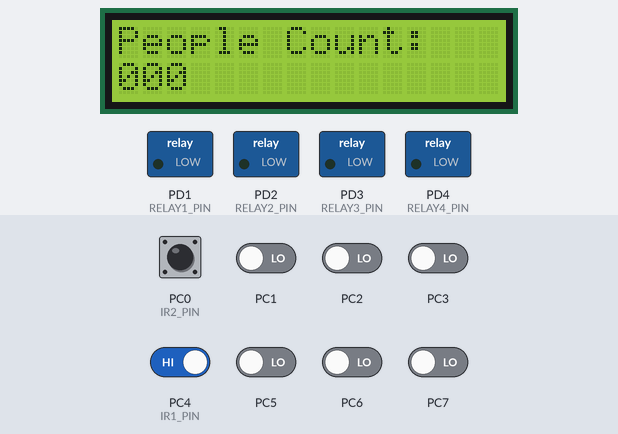
The program below on a simulated ATmega328P, built with avr-gcc and emulated at 16 MHz. Parts: 16×2 character LCD, switched loads named in the program (green lamp = pin HIGH). Wiring (inferred from the names in the program): character LCD (HD44780): RS PB5; E PB4; data PB0, PB1, PB2, PB3. The test bench sets the inputs (shaded band); at power-on: PC0 (IR2_PIN), PC4 (IR1_PIN) HIGH, PC1–3, PC5–7 LOW. Pins used as bus, display or sensor lines are not drawn.

Above: at 1.2 s.
1.3 s: PC4 (IR1_PIN) driven LOW
At 2.1 s:
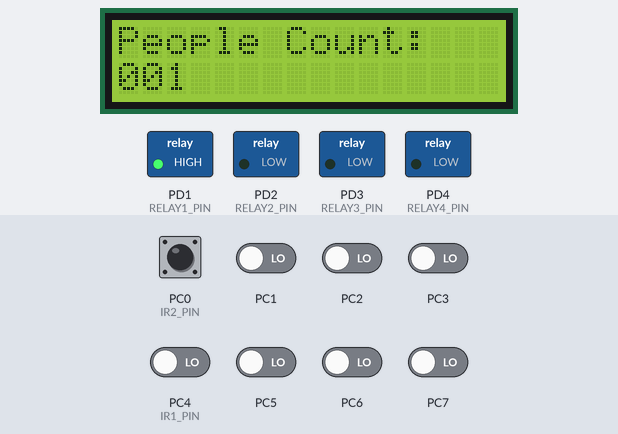
Timing chart, 0 to 4.3 s (numbered marks = the images above; inputs shaded):
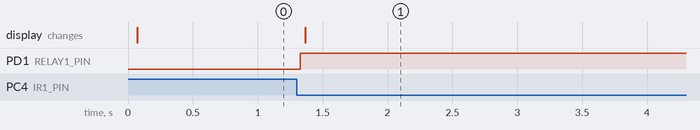

The program:

main.c
```c
#define F_CPU 16000000UL  // T?n s? CPU
#include <avr/io.h>
#include <util/delay.h>
#include <avr/interrupt.h>  // Th? vi?n ng?t

// ??nh ngh?a các chân
#define IR1_PIN PC4
#define IR2_PIN PC0
#define RELAY1_PIN PD1
#define RELAY2_PIN PD2
#define RELAY3_PIN PD3
#define RELAY4_PIN PD4

#define LCD_RS PB5
#define LCD_EN PB4
#define LCD_D4 PB0
#define LCD_D5 PB1
#define LCD_D6 PB2
#define LCD_D7 PB3

volatile unsigned long millis_count = 0;  // Bi?n ??m mili giây
volatile int people_count = 0;            // Bi?n ??m s? ng??i

// **Hàm millis() thay th?**
unsigned long millis() {
	unsigned long ms;
	cli();  // T?m d?ng ng?t ?? tránh l?i khi ??c millis_count
	ms = millis_count;
	sei();  // B?t l?i ng?t
	return ms;
}

// **Hàm ?i?u khi?n LCD**
void lcd_command(uint8_t cmd) {
	PORTB = (PORTB & 0xF0) | (cmd >> 4);  // G?i 4 bit cao
	PORTB &= ~(1 << LCD_RS);              // Ch?n ch? ?? command
	PORTB |= (1 << LCD_EN);               // Kích ho?t EN
	_delay_us(1);
	PORTB &= ~(1 << LCD_EN);

	PORTB = (PORTB & 0xF0) | (cmd & 0x0F);  // G?i 4 bit th?p
	PORTB |= (1 << LCD_EN);                 // Kích ho?t EN
	_delay_us(1);
	PORTB &= ~(1 << LCD_EN);

	_delay_ms(2);
}

void lcd_data(uint8_t data) {
	PORTB = (PORTB & 0xF0) | (data >> 4);  // G?i 4 bit cao
	PORTB |= (1 << LCD_RS);                // Ch?n ch? ?? d? li?u
	PORTB |= (1 << LCD_EN);                // Kích ho?t EN
	_delay_us(1);
	PORTB &= ~(1 << LCD_EN);

	PORTB = (PORTB & 0xF0) | (data & 0x0F);  // G?i 4 bit th?p
	PORTB |= (1 << LCD_EN);                  // Kích ho?t EN
	_delay_us(1);
	PORTB &= ~(1 << LCD_EN);

	_delay_ms(2);
}

void lcd_init() {
	DDRB |= (1 << LCD_RS) | (1 << LCD_EN) | (1 << LCD_D4) | (1 << LCD_D5) | (1 << LCD_D6) | (1 << LCD_D7);

	_delay_ms(20);
	lcd_command(0x02);  // Ch? ?? 4-bit
	lcd_command(0x28);  // Giao di?n 2 dòng, 4-bit
	lcd_command(0x0C);  // B?t màn hình, t?t con tr?
	lcd_command(0x06);  // T? ??ng t?ng con tr?
	lcd_command(0x01);  // Xóa màn hình
	_delay_ms(2);
}

void lcd_set_cursor(uint8_t row, uint8_t col) {
	uint8_t addr = (row == 0 ? 0x00 : 0x40) + col;
	lcd_command(0x80 | addr);
}

void lcd_print(char *str) {
	while (*str) {
		lcd_data(*str++);
	}
}

// **Hàm ki?m tra tr?ng thái c?m bi?n**
int is_sensor_triggered(uint8_t pin) {
	return (PINC & (1 << pin)) == 0;  // Tr? v? 1 n?u c?m bi?n kích ho?t
}

// **Hàm ?i?u khi?n r?-le**
void control_relay() {
	PORTD &= ~((1 << RELAY1_PIN) | (1 << RELAY2_PIN) | (1 << RELAY3_PIN) | (1 << RELAY4_PIN));  // T?t t?t c?

	if (people_count >= 1 && people_count <= 6) {
		PORTD |= (1 << RELAY1_PIN);  // B?t ?èn 1
		} else if (people_count >= 7 && people_count <= 12) {
		PORTD |= (1 << RELAY1_PIN) | (1 << RELAY2_PIN);  // B?t ?èn 1, 2
		} else if (people_count >= 13 && people_count <= 18) {
		PORTD |= (1 << RELAY1_PIN) | (1 << RELAY2_PIN) | (1 << RELAY3_PIN);  // B?t ?èn 1, 2, 3
		} else if (people_count >= 19) {
		PORTD |= (1 << RELAY1_PIN) | (1 << RELAY2_PIN) | (1 << RELAY3_PIN) | (1 << RELAY4_PIN);  // B?t t?t c?
	}
}

// **C?p nh?t LCD**
void update_lcd() {
	char buffer[16];
	lcd_command(0x01);  // Xóa màn hình
	_delay_ms(2);       // Ch? LCD x? lý l?nh xóa
	lcd_set_cursor(0, 0);
	lcd_print("People Count:");  // Hi?n th? nhãn
	lcd_set_cursor(1, 0);
	sprintf(buffer, "%03d", people_count);  // Chuy?n ??i s? ng??i thành chu?i
	lcd_print(buffer);  // Hi?n th? s? ng??i
}

// **Hàm x? lý tín hi?u c?m bi?n**
void handle_sensors() {
	static int prev_ir1 = 0, prev_ir2 = 0;

	int ir1 = is_sensor_triggered(IR1_PIN);
	int ir2 = is_sensor_triggered(IR2_PIN);

	if (ir1 && !prev_ir1) {  // IR1 ???c kích ho?t tr??c
		if (!ir2) {  // IR2 không kích ho?t => Ng??i vào
			if (people_count < 256) people_count++;
			control_relay();
			update_lcd();
		}
	}

	if (ir2 && !prev_ir2) {  // IR2 ???c kích ho?t tr??c
		if (!ir1) {  // IR1 không kích ho?t => Ng??i ra
			if (people_count > 0) people_count--;
			control_relay();
			update_lcd();
		}
	}

	prev_ir1 = ir1;
	prev_ir2 = ir2;
}

// **C?u hình Timer0 ?? t?o ng?t m?i 1ms**
void timer0_init() {
	TCCR0A |= (1 << WGM01);  // Ch? ?? CTC
	TCCR0B |= (1 << CS01) | (1 << CS00);  // Prescaler 64
	OCR0A = 249;  // T?o ng?t m?i 1ms
	TIMSK0 |= (1 << OCIE0A);  // B?t ng?t so sánh
	sei();  // Cho phép ng?t toàn c?c
}

// **Ng?t Timer0**
ISR(TIMER0_COMPA_vect) {
	millis_count++;
}

// **Ch??ng trình chính**
int main() {
	DDRC &= ~((1 << IR1_PIN) | (1 << IR2_PIN));  // C?m bi?n là ??u vào
	DDRD |= ((1 << RELAY1_PIN) | (1 << RELAY2_PIN) | (1 << RELAY3_PIN) | (1 << RELAY4_PIN));  // R?-le là ??u ra

	lcd_init();
	timer0_init();  // Kh?i t?o Timer0
	update_lcd();

	while (1) {
		handle_sensors();
		_delay_ms(50);  // Gi?m t?i CPU
	}

	return 0;
}
```

Measured:
- after the input at 1.3 s, PD1 (RELAY1_PIN): LOW → HIGH at once; the display: changes after 0.07 s (image 1)
